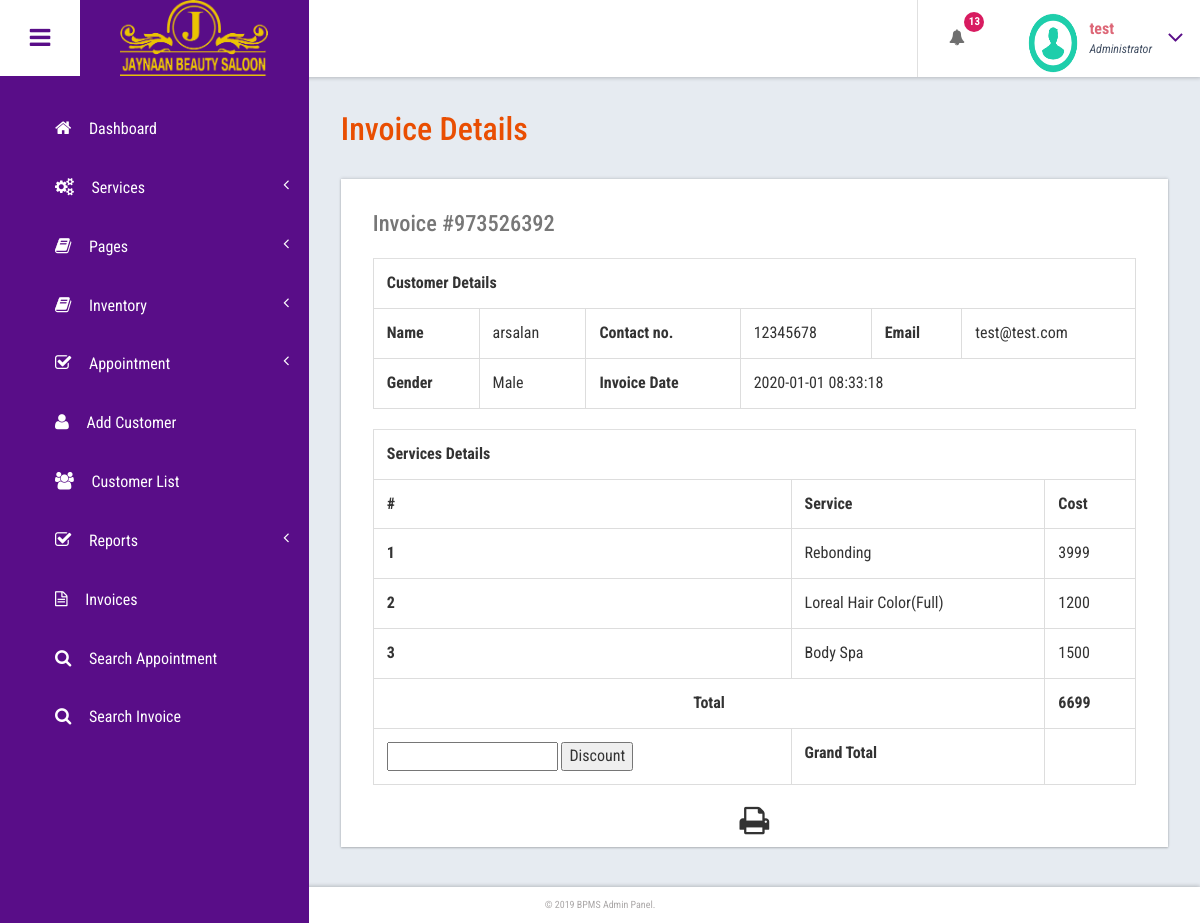
Page /salon.opencapto.io/admin/view-invoice.php?invoiceid=973526392 (signed in) on the committed database.
### tables this page shows
CREATE TABLE `tblservices` (
  `ID` int(10) NOT NULL,
  `ServiceName` varchar(200) DEFAULT NULL,
  `Cost` int(10) DEFAULT NULL,
  `CreationDate` timestamp NULL DEFAULT CURRENT_TIMESTAMP
);

### salon.opencapto.io/admin/view-invoice.php (the view, shortened to what this page needs)
<?php
include('includes/dbconnection.php');
if (strlen($_SESSION['bpmsaid']==0)) {
  header('location:logout.php');
  } else{
  ?>
<!DOCTYPE HTML>
<html>
<head>
<link href="css/bootstrap.css" rel='stylesheet' type='text/css' />
<link href="css/style.css" rel='stylesheet' type='text/css' />
<link href="css/font-awesome.css" rel="stylesheet">
<link href="css/animate.css" rel="stylesheet" type="text/css" media="all">
<link href="css/custom.css" rel="stylesheet">
</head>
<body class="cbp-spmenu-push">
	<div class="main-content">
		 <?php include_once('includes/sidebar.php');?>
		 <?php include_once('includes/header.php');?>
		<div id="page-wrapper">
			<div class="main-page">
				<div class="tables" id="exampl">
					<h3 class="title1">Invoice Details</h3>
	<?php
	$invid=intval($_GET['invoiceid']);
$ret=mysqli_query($con,"select DISTINCT  tblinvoice.PostingDate,tblcustomers.Name,tblcustomers.Email,tblcustomers.MobileNumber,tblcustomers.Gender
	from  tblinvoice
	join tblcustomers on tblcustomers.ID=tblinvoice.Userid
	where tblinvoice.BillingId='$invid'");
while ($row=mysqli_fetch_array($ret)) {
?>
					<div class="table-responsive bs-example widget-shadow">
						<h4>Invoice #<?php echo $invid;?></h4>
						<table class="table table-bordered" width="100%" border="1">
<tr>
<th colspan="6">Customer Details</th>
</tr>
							 <tr>
								<th>Name</th>
								<td><?php echo $row['Name']?></td>
								<th>Contact no.</th>
								<td><?php echo $row['MobileNumber']?></td>
								<th>Email </th>
								<td><?php echo $row['Email']?></td>
							</tr>
							 <tr>
								<th>Gender</th>
								<td><?php echo $row['Gender']?></td>
								<th>Invoice Date</th>
								<td colspan="3"><?php echo $row['PostingDate']?></td>
							</tr>
<?php }?>
</table>
<table class="table table-bordered" width="100%" border="1">
<tr>
<th colspan="3">Services Details</th>
</tr>
<tr>
<th>#</th>
<th>Service</th>
<th>Cost</th>
</tr>
<?php
$ret=mysqli_query($con,"select tblservices.ServiceName,tblservices.Cost
	from  tblinvoice
	join tblservices on tblservices.ID=tblinvoice.ServiceId
	where tblinvoice.BillingId='$invid'");
$cnt=1;
while ($row=mysqli_fetch_array($ret)) {
	?>
<tr>
<th><?php echo $cnt;?></th>
<td><?php echo $row['ServiceName']?></td>
<td><?php echo $subtotal=$row['Cost']?></td>
</tr>
<?php
$cnt=$cnt+1;
$gtotal+=$subtotal;
} ?>
<tr>
<th colspan="2" style="text-align:center"> Total</th>
<th><?php echo $gtotal?></th>
</tr>
<tr>
<form method="post">
<td><input type="text" id="discount" name="discount">
	<input type="submit" value="Discount" name="discountt">
 </td>
</form>
<th>Grand Total </th>
<th id="totalgrand"><?php echo $grantTotal?></th>
</tr>
</table>
  <p style="margin-top:1%"  align="center">
  <i class="fa fa-print fa-2x" style="cursor: pointer;"  OnClick="CallPrint(this.value)" ></i>
</p>
					</div>
				</div>
			</div>
		</div>
		 <?php include_once('includes/footer.php');?>
	</div>
</body>
</html>
<?php }  ?>

### salon.opencapto.io/admin/includes/header.php (shortened to what this page needs)
<div class="sticky-header header-section ">
      <div class="header-left">
        <button id="showLeftPush"><i class="fa fa-bars"></i></button>
        <div class="logo">
          <a href="index.html">
         <img src="../images/Logo.png" alt="">
          </a>
        </div>
      </div>
      <div class="header-right">
        <div class="profile_details_left">
          <ul class="nofitications-dropdown">
            <?php
$ret1=mysqli_query($con,"select ID,Name from  tblappointment where Status=0");
$num=mysqli_num_rows($ret1);
?>
            <li class="dropdown head-dpdn">
              <a href="#" class="dropdown-toggle" data-toggle="dropdown" aria-expanded="false"><i class="fa fa-bell"></i><span class="badge blue"><?php echo $num;?></span></a>
            </li>
          </ul>
          <div class="clearfix"> </div>
        </div>
        <div class="profile_details">
        <?php
$adid=$_SESSION['bpmsaid'];
$ret=mysqli_query($con,"select AdminName from tbladmin where ID='$adid'");
$row=mysqli_fetch_array($ret);
$name=$row['AdminName'];
?>
          <ul>
            <li class="dropdown profile_details_drop">
              <a href="#" class="dropdown-toggle" data-toggle="dropdown" aria-expanded="false">
                <div class="profile_img">
                  <span class="prfil-img"><img src="images/download (1).png" alt="" width="50" height="60"> </span>
                  <div class="user-name">
                    <p><?php echo $name; ?></p>
                    <span>Administrator</span>
                  </div>
                  <i class="fa fa-angle-down lnr"></i>
                  <div class="clearfix"></div>
                </div>
              </a>
            </li>
          </ul>
        </div>
      </div>
      <div class="clearfix"> </div>
    </div>

### salon.opencapto.io/admin/css/custom.css (style rules this page uses)
#page-wrapper { padding:7em 2em 2.5em; background-color: #E6EBF1; }

### rows in the picture
tblservices: ServiceName "Rebonding", Cost "3999"
tblservices: ServiceName "Loreal Hair Color(Full)", Cost "1200"
tblservices: ServiceName "Body Spa", Cost "1500"

### other values in the picture
$num "13"
$name "test"
$row['Name'] "arsalan"
$row['MobileNumber'] "12345678"
$row['Email'] "test@test.com"
$row['Gender'] "Male"
$row['PostingDate'] "2020-01-01 08:33:18"
$gtotal "6699"
